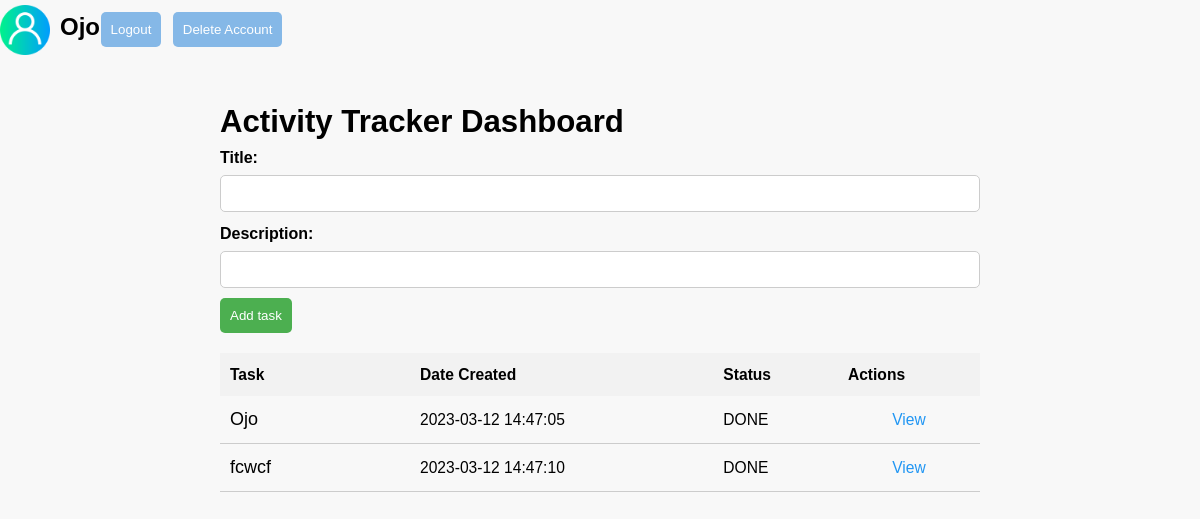
The page /dashboard (signed in) on the database its author committed.
### models.py (models this page shows)
class AppUser(Base):
    __tablename__ = "appuser"
    id = Column(Integer, primary_key=True, autoincrement=True)
    name = Column(String(50))
    email = Column(String(30), unique=True)
    password = Column(String(64))
    tasks = relationship("Task", backref="appuser", lazy=True, cascade="all, delete-orphan" )

class Task(Base):
    __tablename__ = "task"
    id = Column(Integer, primary_key=True, autoincrement=True)
    title = Column(String(50))
    description = Column(String(128))
    status = Column(Enum(Status), default=Status.PENDING, nullable=False)
    created_at = Column(DateTime, nullable=False, default=datetime.utcnow)
    updated_at = Column(DateTime, nullable=False, default=datetime.utcnow, onupdate=datetime.utcnow)
    user_id = Column(Integer, ForeignKey('appuser.id', ondelete='CASCADE'),  nullable=False)

### app.py (the view)
@app.route('/dashboard', methods=['POST','GET', 'DELETE'])
def dashboard():
    if 'user_id' in session:
        user_id = session['user_id']
        user = db.get_user(user_id)
        tasks = db.find_tasks_by_user_id(user_id)
        return render_template('dashboard.html', user=user, tasks=tasks)
    else:
        return redirect(url_for('login'))

### repository.py (called while the page is built)
    def get_user(self, user_id_to_lookup):
        result = self.session.get(AppUser, user_id_to_lookup)
        return result

    def find_tasks_by_user_id(self, user_id):
        tasks = self.session.query(Task).join(AppUser).filter(AppUser.id == user_id).all()
        return tasks

### templates/dashboard.html (shortened to what this page needs)
<!DOCTYPE html>
<html lang="en">
<head>
    <link rel="stylesheet" href="{{ url_for('static', filename='css/dashboard.css') }}">
</head>
<body>
    <div class="user-profile">
        <img src="{{ url_for('static', filename='images/user.png') }}" alt="User Avatar">
        <h2>{{ user.name }}</h2>
        <form method="POST" action="{{ url_for('logout') }}">
            <button type="submit">Logout</button>
        </form>
            <button onclick="confirmDelete()" type="submit">Delete Account</button>
    </div>
    <div class="container">
        <h1>Activity Tracker Dashboard</h1>
        <div class="add-task">
            <form method="POST" action="{{ url_for('add_task') }}">
                <label for="title">Title:</label>
                <input type="text" id="title" name="title" required>
                <br>
                <label for="description">Description:</label>
                <input type="text" id="description" name="description" required>
                <br>
                <button type="submit">Add task</button>
            </form>
        </div>
        <table>
            <thead>
                <tr>
                    <th>Task</th>
                    <th>Date Created</th>
                    <th>Status</th>
                    <th>Actions</th>
                </tr>
            </thead>
            <tbody>
                {% for task in tasks %}
                <tr>
                    <td>{{ task.title }}</td>
                    <td>{{task.created_at.strftime("%Y-%m-%d %H:%M:%S")}}</td>
                    <td>{{ task.status.value }}</td>
                    <td><a href="{{ url_for('view_task', task_id=task.id) }}">View</a></td>
                </tr>
                {% endfor %}
            </tbody>
        </table>
    </div>
</body>
</html>

### static/css/dashboard.css (style rules this page uses)
* { box-sizing: border-box; margin: 0; padding: 0; }
body { font-family: Arial, sans-serif; font-size: 1.3vw; line-height: 1.5; background-color: #f8f8f8; }
.container { max-width: 800px; margin: 0 auto; padding: 20px; }
.user-profile { display: flex; align-items: center; margin-bottom: 20px; }
.user-profile img { width: 50px; height: 50px; margin-right: 10px; }
.user-profile h2 { font-size: 1.5rem; font-weight: bold; margin-bottom: 5px; }
.user-profile button { background-color: #85b8e7; color: #fff; border: 2px; padding: 10px; border-radius: 5px; margin: 1%; cursor: pointer; }
.add-task form { display: flex; flex-wrap: wrap; margin-bottom: 20px; }
.add-task label { display: block; margin-bottom: 5px; font-size: 1rem; font-weight: bold; }
.add-task input[type="text"] { width: 100%; padding: 10px; margin-bottom: 10px; border-radius: 5px; border: 1px solid #ccc; }
.add-task button[type="submit"] { background-color: #4caf50; color: #fff; border: none; padding: 10px; border-radius: 5px; cursor: pointer; }
table { width: 100%; border-collapse: collapse; margin-bottom: 20px; }
th { background-color: #f2f2f2; padding: 10px; text-align: left; }
td { padding: 10px; border-bottom: 1px solid #ccc; }
td:first-child { width: 25%; font-size: 1.5vw; }
td:last-child { text-align: center; }
a { color: #2196f3; text-decoration: none; }

### rows shown on the page
AppUser: name "Ojo"
Task: title "Ojo", created_at "2023-03-12 14:47:05", status.value "DONE"
Task: title "fcwcf", created_at "2023-03-12 14:47:10", status.value "DONE"
